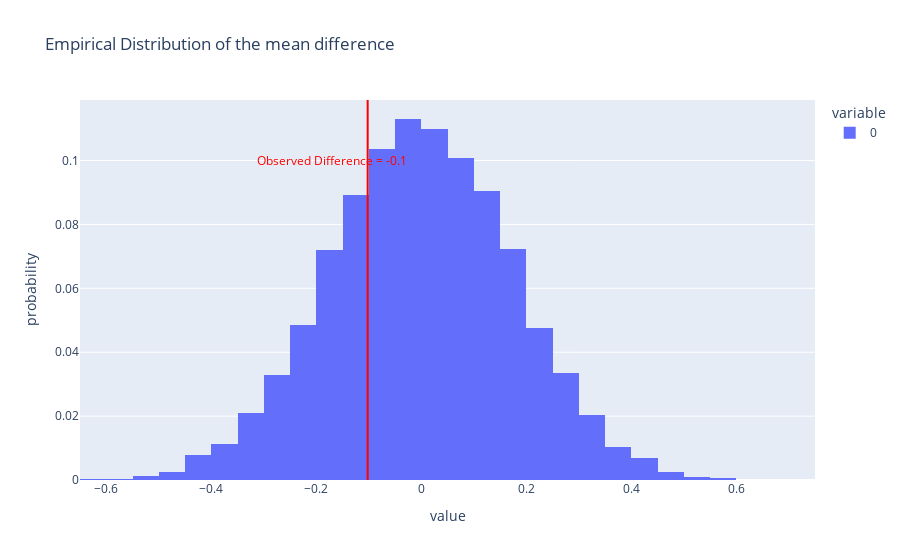

Write notebook code for a chart like this one.
### Markdown cell above
We fail to reject the null hypothesis.

### Code cell
plot = px.histogram(stats_test, nbins = 50, histnorm='probability', title='Empirical Distribution of the mean difference')
plot.add_vline(observed_stats, line_color='red')
plot.add_annotation(text=f'<span style="color:red">Observed Difference = {round(observed_stats, 2)}</span>',
                   x=-0.17, showarrow=False, y=0.1)
plot.write_html('MV-4.html',include_plotlyjs='cdn')
plot.show()

### Figure 1 — Plotly figure (JSON) as saved in the notebook; plotly's stock layout.template omitted (floating-point values rounded to 4 significant figures; data arrays with more than 128 entries replaced by an {"elided": "..."} marker saying what was removed)
{"data": [{"alignmentgroup": "True", "bingroup": "x", "histnorm": "probability", "hovertemplate": "variable=0<br>value=%{x}<br>probability=%{y}<extra></extra>", "legendgroup": "0", "marker": {"color": "#636efa", "pattern": {"shape": ""}}, "name": "0", "nbinsx": 50, "offsetgroup": "0", "orientation": "v", "showlegend": true, "type": "histogram", "x": {"elided": "10000 float values"}, "xaxis": "x", "yaxis": "y"}], "layout": {"annotations": [{"showarrow": false, "text": "<span style=\"color:red\">Observed Difference = -0.1</span>", "x": -0.17, "y": 0.1}], "barmode": "relative", "legend": {"title": {"text": "variable"}, "tracegroupgap": 0}, "shapes": [{"line": {"color": "red"}, "type": "line", "x0": -0.1021, "x1": -0.1021, "xref": "x", "y0": 0, "y1": 1, "yref": "y domain"}], "title": {"text": "Empirical Distribution of the mean difference"}, "xaxis": {"anchor": "y", "domain": [0, 1], "title": {"text": "value"}}, "yaxis": {"anchor": "x", "domain": [0, 1], "title": {"text": "probability"}}}}
